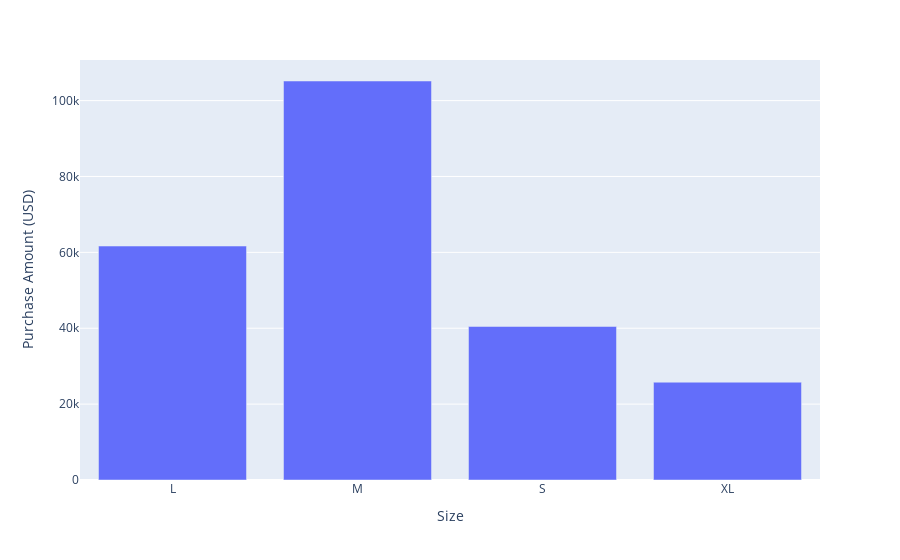

The notebook cell saved with this chart:
### Code cell
fig  = px.bar(shop_group , x = 'Size' , y ='Purchase Amount (USD)'  )
fig.show()

### Figure 1 — Plotly figure (JSON) as saved in the notebook; plotly's stock layout.template omitted (floating-point values rounded to 4 significant figures)
{"data": [{"alignmentgroup": "True", "hovertemplate": "Size=%{x}<br>Purchase Amount (USD)=%{y}<extra></extra>", "legendgroup": "", "marker": {"color": "#636efa", "pattern": {"shape": ""}}, "name": "", "offsetgroup": "", "orientation": "v", "showlegend": false, "textposition": "auto", "type": "bar", "x": ["L", "M", "S", "XL"], "xaxis": "x", "y": [61667, 105167, 40468, 25779], "yaxis": "y"}], "layout": {"barmode": "relative", "legend": {"tracegroupgap": 0}, "margin": {"t": 60}, "xaxis": {"anchor": "y", "domain": [0, 1], "title": {"text": "Size"}}, "yaxis": {"anchor": "x", "domain": [0, 1], "title": {"text": "Purchase Amount (USD)"}}}}
